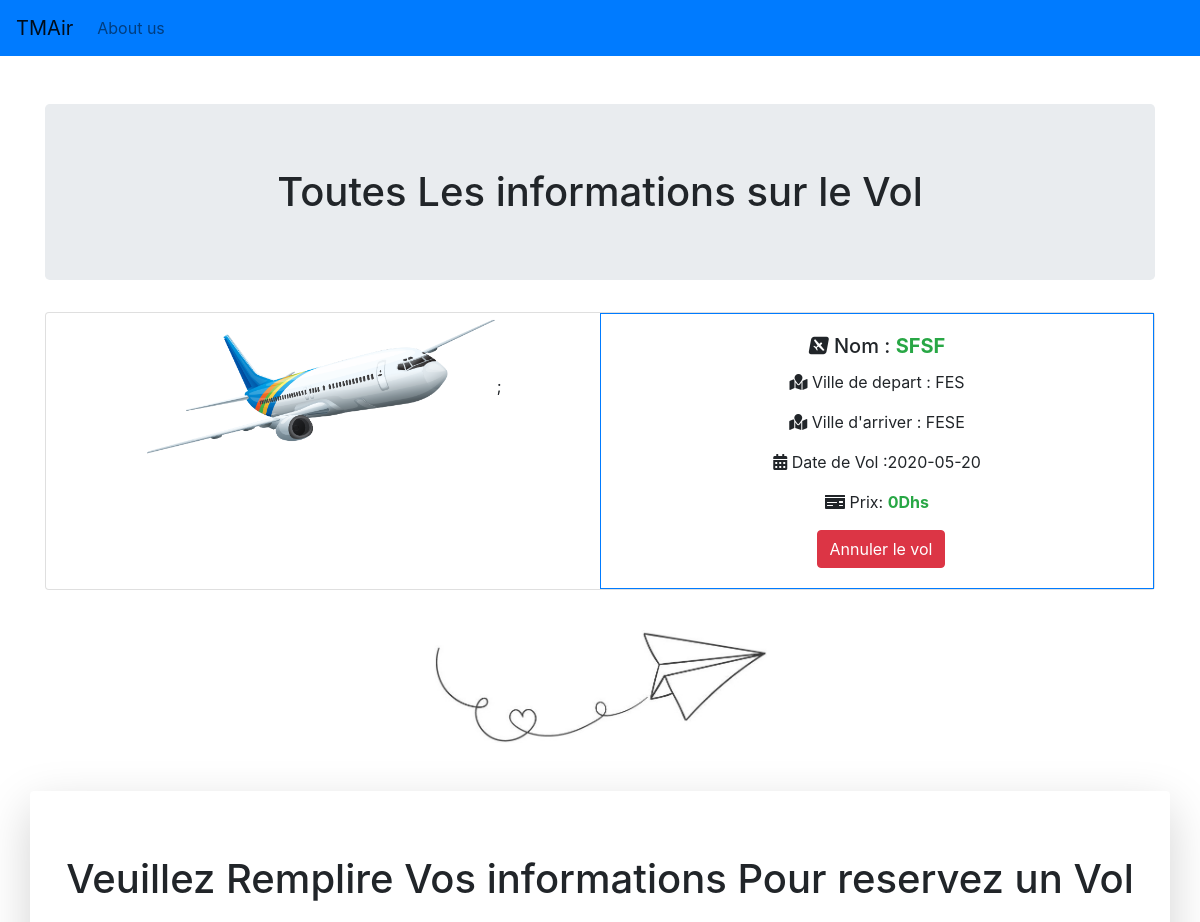
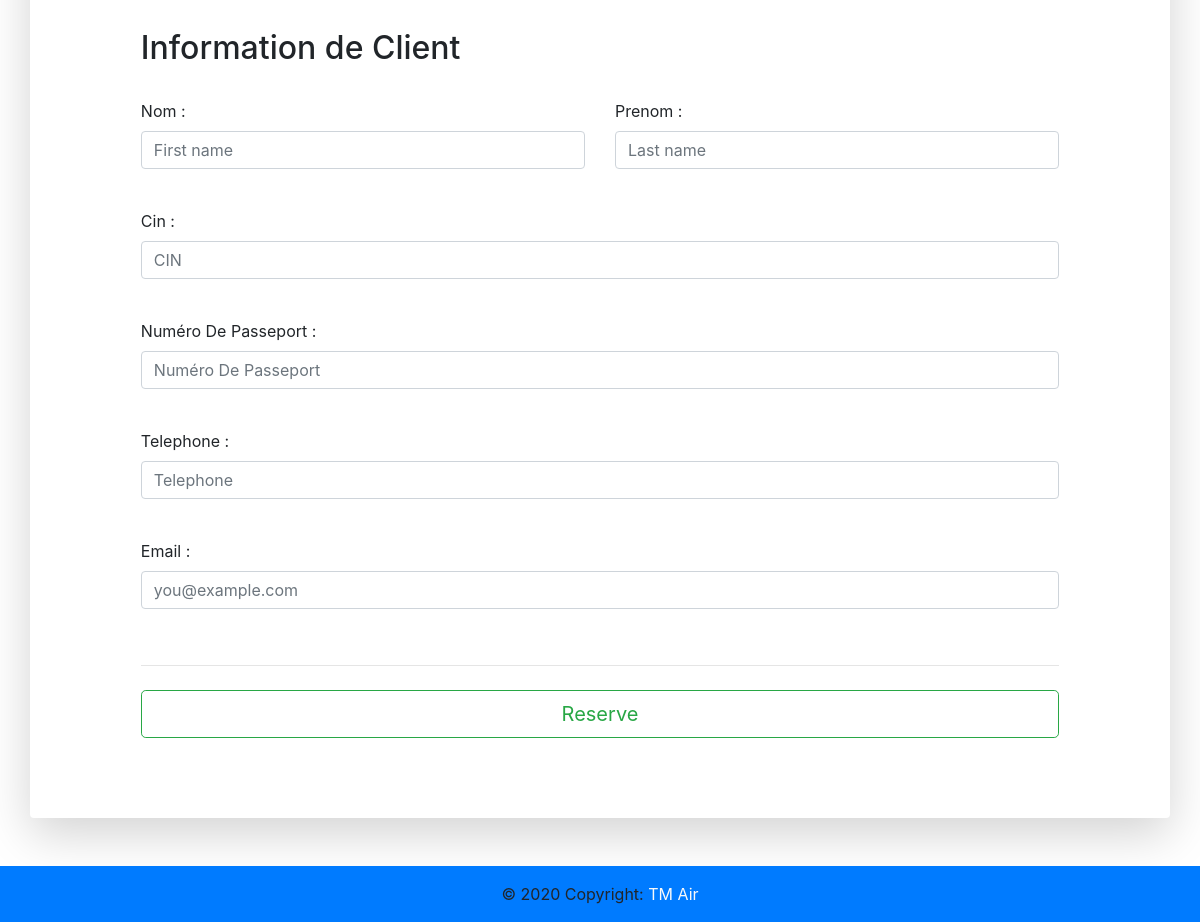
The app's page /FirstPage/read_one.php?id=24 with its own data (2 pictures, top to bottom).
### tables this page shows
CREATE TABLE `vols` (
  `id` int(11) NOT NULL,
  `name` varchar(255) NOT NULL,
  `price` int(10) NOT NULL,
  `image` text NOT NULL,
  `created` timestamp NOT NULL DEFAULT current_timestamp(),
  `pays_depart` varchar(111) NOT NULL,
  `pays_arrive` varchar(111) NOT NULL,
  `date_vol` date NOT NULL,
  `hour_vol` int(11) NOT NULL,
  `minute_vol` int(11) NOT NULL,
  `nb_place` int(11) NOT NULL
);

### FirstPage/read_one.php (the view, shortened to what this page needs)
<html>
 <head>
  <link rel="stylesheet" href="https://cdnjs.cloudflare.com/ajax/libs/font-awesome/5.11.2/css/all.css">
  <link rel="stylesheet" href="https://stackpath.bootstrapcdn.com/bootstrap/4.4.1/css/bootstrap.min.css">
 </head>
 <body>
 <nav class="navbar navbar-expand-lg navbar-light bg-primary">
  <a class="navbar-brand" href="#">TMAir</a>
  <div class="collapse navbar-collapse" id="navbarNav">
    <ul class="navbar-nav">
      <li class="nav-item">
        <a class="nav-link" href="#">About us</a>
      </li>
    </ul>
  </div>
</nav>
    <div class="container">
        <div class="page-header">
            <h1 style="text-align:center;" class="mt-5 jumbotron">Toutes Les informations sur le Vol </h1>
        </div>
         <?php
            $id=isset($_GET['id']) ? $_GET['id'] : die('ERROR: Record ID not found.');
            include '../data/connectdb.php';
            try {
                $query = "SELECT id, name, price,pays_depart,pays_arrive,date_vol,image FROM vols WHERE id = $id";
                $result = mysqli_query($conn,$query);
                $row =mysqli_fetch_array($result);
                $name = $row['name'];
                $date_vol=$row['date_vol'];
                $pays_depart = $row['pays_depart'];
                $price = $row['price'];
                $image=$row['image'];
                $pays_arrive=$row['pays_arrive'];
            }
            catch(PDOException $exception){
                die('ERROR: ' . $exception->getMessage());
            }
        ?>
            <div class="card mb-3" >
                <div class="row no-gutters">
                    <div class="col-md-6  text-center hover">
                        <img   src='<?php echo "image/{$image}" ?>' style='height:150px; '>;
                    </div>
                    <div class="col-md-6">
                    <div class="card-body   text-center border border-primary ">
                        <h5 class="card-title "><i class="fab fa-avianex"></i> Nom : <span class="font-weight-bold text-success"> <?php echo "{$name}" ?><span></h5>
                        <p class="card-text"><i class="fas fa-map-marked"></i> Ville de depart : <span class="text-center "> <?php echo "{$pays_depart}" ?></span></p>
                        <p class="card-text"><i class="fas fa-map-marked"></i> Ville d'arriver : <span class="text-center"> <?php echo "{$pays_arrive}" ?></span></p>
                        <p class="card-text"><i class="fas fa-calendar-alt"></i> Date de Vol :<span class="text-center"><?php echo "{$date_vol}" ?></span></p>
                        <p class="card-text"><i class="fas fa-money-check "></i> Prix: <span class="text-center font-weight-bold text-success"><?php echo "{$price}" ?>Dhs</span></p>
                        <a href='index.php' class='btn btn-danger ml-2'>Annuler le vol</a>
                    </div>
                    </div>
                </div>
            </div>
    </div>
    <br>
    <div class="container">
        <div class="">
            <center>
                <img src="image/back_img3.jpg" alt="" style="width: 30%;">
            </center>
        </div>
    </div>
    <div class="container shadow-lg p-3 mt-5 mb-5 bg-white rounded">
            <h1 class="text-center mt-5">Veuillez Remplire Vos informations Pour reservez un Vol</h1>
        <div class="row mb-5 mt-5">
            <div class="col-md-1 order-md-1"></div>
            <div class="col-md-10 order-md-1">
                <form class="needs-validation" method='POST' action='reservation_submit.php'>
                    <h2>Information de Client</h2><br>
                    <div class="row">
                        <div class="col-md-6 mb-3">
                            <label for="text">Nom :</label>
                            <input type="text" name="nom_client" class="form-control" id="firstName" placeholder="First name" required>
                        </div>
                        <div class="col-md-6 mb-3">
                            <label for="text">Prenom :</label>
                            <input type="text" name="prenom_client" class="form-control" id="lastName" placeholder="Last name" required>
                        </div>
                    </div><br>
                    <div class="mb-3">
                        <label for="text">Cin :</label>
                        <input type="text" name="cin_client" class="form-control text-uppercase" id="cin" placeholder="CIN" required>
                    </div><br>
                    <div class="mb-3">
                        <label for="text">Numéro De Passeport :</label>
                        <input type="text" name="num_pasport" class="form-control" id="num_pasport" placeholder="Numéro De Passeport" required>
                    </div><br>
                    <div class="mb-3">
                        <label for="example-tel-input">Telephone :</label>
                        <input type="number" name="phon" class="form-control" id="example-tel-input" placeholder="Telephone" required>
                    </div><br>
                    <div class="mb-3">
                        <label for="text">Email :</label>
                        <input type="text" name="email" class="form-control" id="email" placeholder="you@example.com" required>
                    </div><br>
                    <hr class="mb-4">
                    <button class="btn btn-outline-success btn-lg btn-block" type="submit"  name="submit">Reserve</button>
                </form>
            </div>
            <div class="col-md-1 order-md-1">
            </div>
        </div>
    </div>
    <footer class="page-footer font-small bg-primary">
<div class="footer-copyright text-center mt-5 py-3 mb-0">© 2020 Copyright:<a href="" class="text-light"> TM Air</a></div>
</footer>
</body>
</html>

### records on screen
vols: image (picture), name "SFSF", pays_depart "FES", pays_arrive "FESE", date_vol "2020-05-20", price "0"
